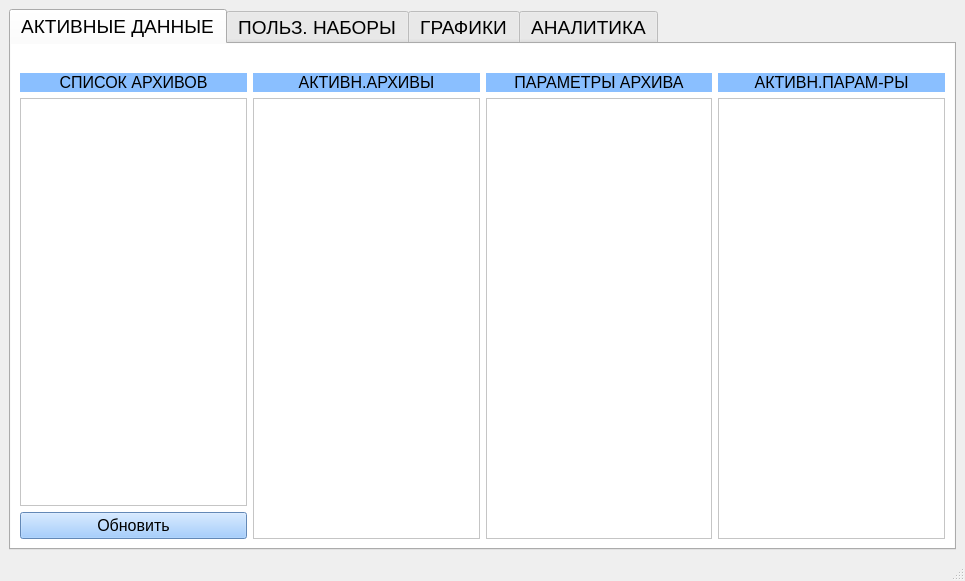
<?xml version="1.0" encoding="UTF-8"?>
<ui version="4.0">
 <class>MainWindow</class>
 <widget class="QMainWindow" name="MainWindow">
  <property name="geometry">
   <rect>
    <x>0</x>
    <y>0</y>
    <width>965</width>
    <height>581</height>
   </rect>
  </property>
  <property name="windowTitle">
   <string>MainWindow</string>
  </property>
  <widget class="QWidget" name="centralwidget">
   <layout class="QHBoxLayout" name="horizontalLayout">
    <item>
     <widget class="QTabWidget" name="tabWidget">
      <property name="font">
       <font>
        <pointsize>14</pointsize>
       </font>
      </property>
      <property name="currentIndex">
       <number>0</number>
      </property>
      <widget class="QWidget" name="tab">
       <attribute name="title">
        <string>АКТИВНЫЕ ДАННЫЕ</string>
       </attribute>
       <layout class="QVBoxLayout" name="verticalLayout">
        <property name="spacing">
         <number>0</number>
        </property>
        <property name="leftMargin">
         <number>0</number>
        </property>
        <property name="topMargin">
         <number>0</number>
        </property>
        <property name="rightMargin">
         <number>0</number>
        </property>
        <property name="bottomMargin">
         <number>0</number>
        </property>
        <item>
         <widget class="QWidget" name="widget" native="true">
          <property name="sizePolicy">
           <sizepolicy hsizetype="Preferred" vsizetype="Minimum">
            <horstretch>0</horstretch>
            <verstretch>0</verstretch>
           </sizepolicy>
          </property>
          <property name="minimumSize">
           <size>
            <width>0</width>
            <height>20</height>
           </size>
          </property>
          <property name="styleSheet">
           <string notr="true">background-color: rgb(255, 255, 255);</string>
          </property>
         </widget>
        </item>
        <item>
         <widget class="QWidget" name="widget_2" native="true">
          <property name="sizePolicy">
           <sizepolicy hsizetype="Preferred" vsizetype="Expanding">
            <horstretch>0</horstretch>
            <verstretch>0</verstretch>
           </sizepolicy>
          </property>
          <property name="styleSheet">
           <string notr="true">background-color: rgb(255, 255, 255);</string>
          </property>
          <layout class="QHBoxLayout" name="horizontalLayout_2">
           <item>
            <layout class="QVBoxLayout" name="verticalLayout_2">
             <item>
              <widget class="QLabel" name="label">
               <property name="font">
                <font>
                 <pointsize>12</pointsize>
                </font>
               </property>
               <property name="styleSheet">
                <string notr="true">background-color: rgb(138, 191, 255);</string>
               </property>
               <property name="text">
                <string>СПИСОК АРХИВОВ</string>
               </property>
               <property name="alignment">
                <set>Qt::AlignCenter</set>
               </property>
              </widget>
             </item>
             <item>
              <widget class="QScrollArea" name="scrollArea">
               <property name="widgetResizable">
                <bool>true</bool>
               </property>
               <widget class="QWidget" name="scrollAreaWidgetContents">
                <property name="geometry">
                 <rect>
                  <x>0</x>
                  <y>0</y>
                  <width>222</width>
                  <height>386</height>
                 </rect>
                </property>
                <layout class="QVBoxLayout" name="verticalLayout_6">
                 <item>
                  <layout class="QVBoxLayout" name="verticalLayout_7">
                   <item>
                    <layout class="QVBoxLayout" name="verticalLayout_8"/>
                   </item>
                   <item>
                    <widget class="QWidget" name="widget_5" native="true">
                     <property name="sizePolicy">
                      <sizepolicy hsizetype="Preferred" vsizetype="Expanding">
                       <horstretch>0</horstretch>
                       <verstretch>0</verstretch>
                      </sizepolicy>
                     </property>
                     <property name="styleSheet">
                      <string notr="true">background-color: rgb(255, 255, 255);</string>
                     </property>
                    </widget>
                   </item>
                  </layout>
                 </item>
                </layout>
               </widget>
              </widget>
             </item>
             <item>
              <widget class="QPushButton" name="pushButton">
               <property name="font">
                <font>
                 <pointsize>12</pointsize>
                </font>
               </property>
               <property name="styleSheet">
                <string notr="true">background-color: rgb(138, 191, 255);</string>
               </property>
               <property name="text">
                <string>Обновить</string>
               </property>
              </widget>
             </item>
            </layout>
           </item>
           <item>
            <layout class="QVBoxLayout" name="verticalLayout_3">
             <item>
              <widget class="QLabel" name="label_2">
               <property name="font">
                <font>
                 <pointsize>12</pointsize>
                </font>
               </property>
               <property name="styleSheet">
                <string notr="true">background-color: rgb(138, 191, 255);</string>
               </property>
               <property name="text">
                <string>АКТИВН.АРХИВЫ</string>
               </property>
               <property name="alignment">
                <set>Qt::AlignCenter</set>
               </property>
              </widget>
             </item>
             <item>
              <widget class="QScrollArea" name="scrollArea_2">
               <property name="widgetResizable">
                <bool>true</bool>
               </property>
               <widget class="QWidget" name="scrollAreaWidgetContents_2">
                <property name="geometry">
                 <rect>
                  <x>0</x>
                  <y>0</y>
                  <width>223</width>
                  <height>419</height>
                 </rect>
                </property>
               </widget>
              </widget>
             </item>
            </layout>
           </item>
           <item>
            <layout class="QVBoxLayout" name="verticalLayout_4">
             <item>
              <widget class="QLabel" name="label_3">
               <property name="font">
                <font>
                 <pointsize>12</pointsize>
                </font>
               </property>
               <property name="styleSheet">
                <string notr="true">background-color: rgb(138, 191, 255);</string>
               </property>
               <property name="text">
                <string>ПАРАМЕТРЫ АРХИВА</string>
               </property>
               <property name="alignment">
                <set>Qt::AlignCenter</set>
               </property>
              </widget>
             </item>
             <item>
              <widget class="QScrollArea" name="scrollArea_3">
               <property name="widgetResizable">
                <bool>true</bool>
               </property>
               <widget class="QWidget" name="scrollAreaWidgetContents_4">
                <property name="geometry">
                 <rect>
                  <x>0</x>
                  <y>0</y>
                  <width>222</width>
                  <height>419</height>
                 </rect>
                </property>
               </widget>
              </widget>
             </item>
            </layout>
           </item>
           <item>
            <layout class="QVBoxLayout" name="verticalLayout_5">
             <item>
              <widget class="QLabel" name="label_4">
               <property name="font">
                <font>
                 <pointsize>12</pointsize>
                </font>
               </property>
               <property name="styleSheet">
                <string notr="true">background-color: rgb(138, 191, 255);</string>
               </property>
               <property name="text">
                <string>АКТИВН.ПАРАМ-РЫ</string>
               </property>
               <property name="alignment">
                <set>Qt::AlignCenter</set>
               </property>
              </widget>
             </item>
             <item>
              <widget class="QScrollArea" name="scrollArea_4">
               <property name="widgetResizable">
                <bool>true</bool>
               </property>
               <widget class="QWidget" name="scrollAreaWidgetContents_5">
                <property name="geometry">
                 <rect>
                  <x>0</x>
                  <y>0</y>
                  <width>222</width>
                  <height>419</height>
                 </rect>
                </property>
               </widget>
              </widget>
             </item>
            </layout>
           </item>
          </layout>
         </widget>
        </item>
       </layout>
      </widget>
      <widget class="QWidget" name="tab_2">
       <attribute name="title">
        <string>ПОЛЬЗ. НАБОРЫ</string>
       </attribute>
      </widget>
      <widget class="QWidget" name="tab_3">
       <attribute name="title">
        <string>ГРАФИКИ</string>
       </attribute>
      </widget>
      <widget class="QWidget" name="tab_4">
       <attribute name="title">
        <string>АНАЛИТИКА</string>
       </attribute>
      </widget>
     </widget>
    </item>
   </layout>
  </widget>
  <widget class="QMenuBar" name="menubar">
   <property name="geometry">
    <rect>
     <x>0</x>
     <y>0</y>
     <width>965</width>
     <height>21</height>
    </rect>
   </property>
  </widget>
  <widget class="QStatusBar" name="statusbar"/>
 </widget>
 <resources/>
 <connections/>
</ui>
